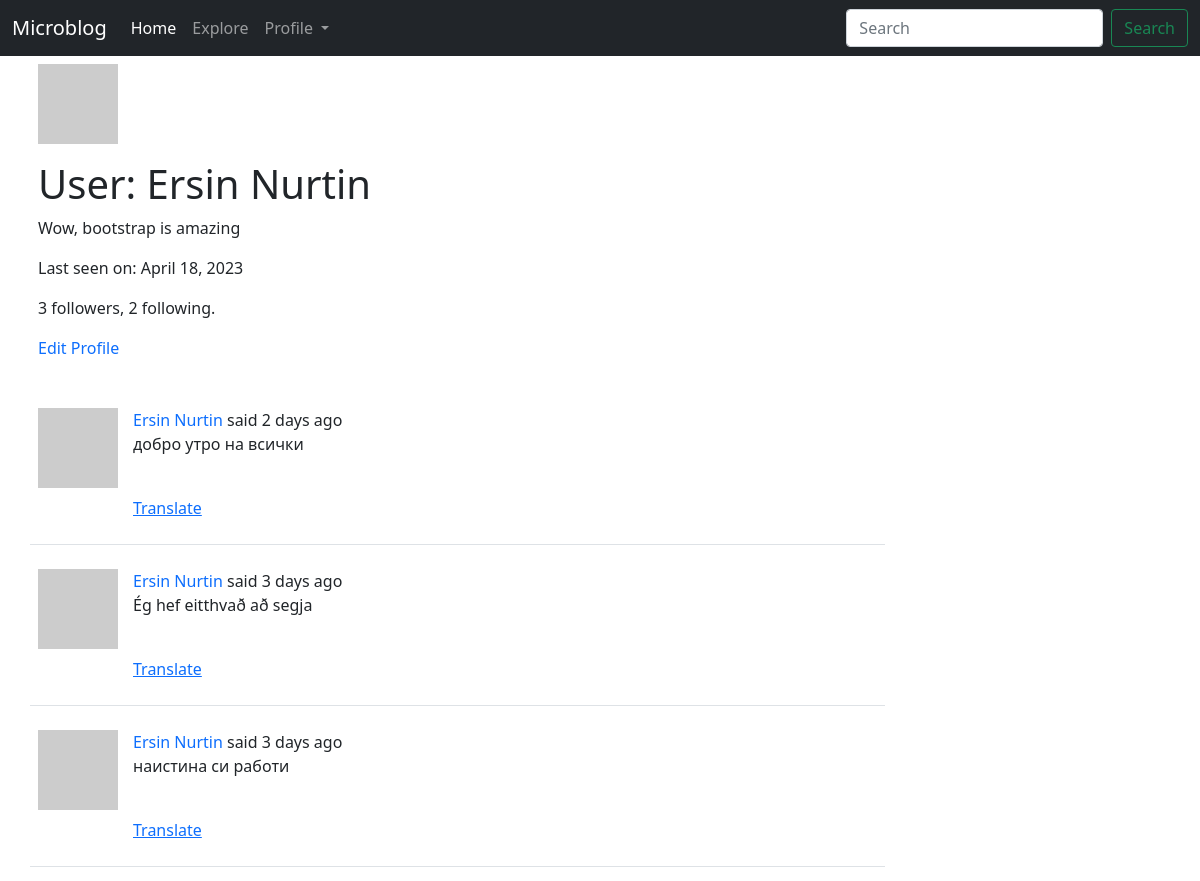
The page /user/Ersin Nurtin (signed in, upper part) on the database as committed earlier.
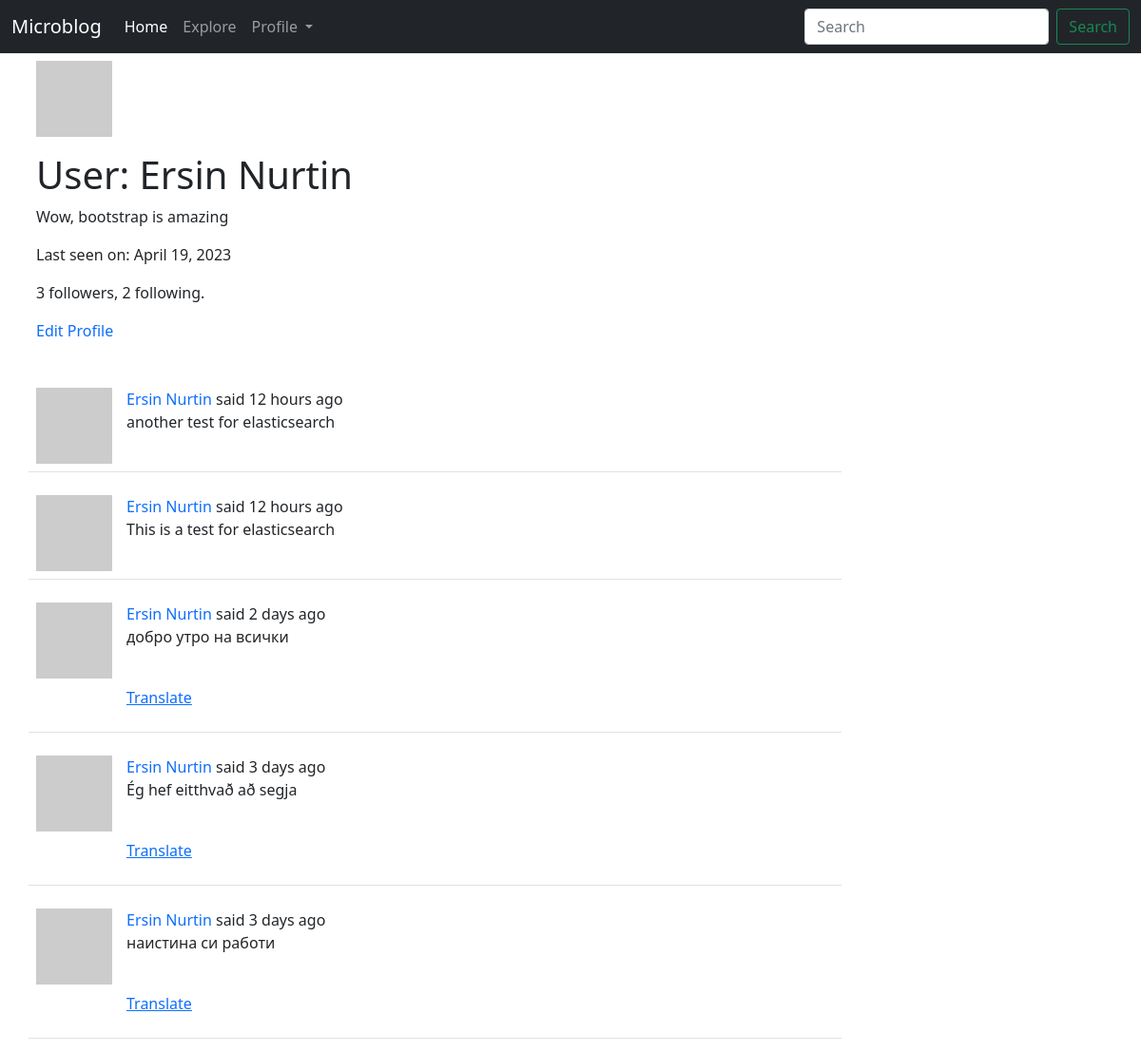
The same page on the database as committed later.
### app/models.py (models this page shows, shortened)
class User(UserMixin, db.Model):
	id = db.Column(db.Integer, primary_key=True)
	username = db.Column(db.String(64), index=True, unique=True)
	email = db.Column(db.String(120), index=True, unique=True)
	password_hash = db.Column(db.String(128))
	about_me = db.Column(db.String(140))
	last_seen = db.Column(db.DateTime, default=datetime.utcnow())
	posts = db.relationship('Post', backref='author', lazy='dynamic')
	followed = db.relationship(
		'User', secondary=followers,
		primaryjoin=(followers.c.follower_id == id),
		secondaryjoin=(followers.c.followed_id == id),
		backref=db.backref('followers', lazy='dynamic'), lazy='dynamic')
	def avatar(self, size):
		digest = md5(self.email.lower().encode('utf-8')).hexdigest()
		return f"https://www.gravatar.com/avatar/{digest}?d=identicon&s={size}"

class SearchableMixin:
	@classmethod
	def before_commit(cls, session):
		session._changes = {
			'add': list(session.new),
			'update': list(session.dirty),
			'delete': list(session.deleted)
		}
	@classmethod
	def after_commit(cls, session):
		for obj in session._changes['add']:
			if isinstance(obj, SearchableMixin):
				add_to_index(obj.__tablename__, obj)
		for obj in session._changes['update']:
			if isinstance(obj, SearchableMixin):
				add_to_index(obj.__tablename__, obj)
		for obj in session._changes['delete']:
			if isinstance(obj, SearchableMixin):
				remove_from_index(obj.__tablename__, obj)
		session._changes = None

class Post(SearchableMixin, db.Model):
	__searchable__ = ['body']
	id = db.Column(db.Integer, primary_key=True)
	body = db.Column(db.String(140))
	timestamp = db.Column(db.DateTime, index=True, default=datetime.utcnow)
	user_id = db.Column(db.Integer, db.ForeignKey('user.id'))
	language = db.Column(db.String(5))

### app/main/routes.py (the view)
@bp.route('/user/<username>')
@login_required
def user(username):
	user_ = User.query.filter_by(username=username).first_or_404()
	form = EmptyForm()
	page = request.args.get('page', 1, type=int)
	posts = user_.posts.order_by(Post.timestamp.desc()).paginate(
		page=page, per_page=current_app.config['POSTS_PER_PAGE'], error_out=False)
	next_url = url_for('main.user', username=user_.username, page=posts.next_num) if posts.has_next else '#'
	prev_url = url_for('main.user', username=user_.username, page=posts.prev_num) if posts.has_prev else '#'
	return render_template('user.html', user=user_, posts=posts.items, form=form, next_url=next_url, prev_url=prev_url)

### app/main/forms.py
class SearchForm(FlaskForm):
	q = StringField(_l('Search'), validators=[DataRequired()])
	s = SubmitField(_l('Search'))
	def __init__(self, *args, **kwargs):
		if 'formdata' not in kwargs:
			kwargs['formdata'] = request.args
		if 'meta' not in kwargs:
			kwargs['meta'] = {'csrf': False}
		super(SearchForm, self).__init__(*args, **kwargs)

class EmptyForm(FlaskForm):
	submit = SubmitField(_l('Submit'))

### app/__init__.py (called while the page is built)
def get_locale():
	user = getattr(g, 'user', None)
	if user is not None:
		return user.locale
	return request.accept_languages.best_match(current_app.config['LANGUAGES'])

### app/main/routes.py (called while the page is built)
@bp.before_app_request
def before_request():
	if current_user.is_authenticated:
		current_user.last_seen = datetime.utcnow()
		db.session.commit()
		g.search_form = SearchForm()
	g.locale = str(get_locale())

### app/models.py (called while the page is built)
@login.user_loader
def load_user(user_id):
	return User.query.get(int(user_id))

### app/templates/user.html (shortened to what this page needs)
{% extends "layout.html" %}
{% block content %}
<div class="container">
    <table class="table table-borderless">
        <tr class="row">
            <td>
                <img src="{{ user.avatar(128) }}" alt="user image"/>
            </td>
            <td>
                <h1>{{ _('User') }}: {{ user.username }}</h1>
                {% if user.about_me %}<p>{{ user.about_me }}</p>{% endif %}
                {% if user.last_seen %}<p>{{ _('Last seen on') }}: {{ moment(user.last_seen).format('LL') }}</p>{% endif %}
                <p>{{ user.followers.count() }} {{ _('followers') }}, {{ user.followed.count() }} {{ _('following') }}.</p>
                {% if user == current_user %}
                <p><a style="text-decoration: none" href="{{ url_for('main.edit_profile') }}">{{ _('Edit Profile') }}</a></p>
                {% else %}
                <p>
                    <form action="{{ url_for('main.unfollow', username=user.username) }}" method="post">
                        {{ form.hidden_tag() }}
                        {{ form.submit(class_='btn btn-secondary', value='Unfollow') }}
                    </form>
                {% endif %}
            </td>
        </tr>
    </table>
</div>
    {% for post in posts %}
        {% include '_post.html' %}
    {% endfor %}
{% endblock content %}

### app/templates/_post.html (shortened to what this page needs)
<div class="container">
    <table class="table table-hover">
      <tr class="row">
        <td class="col-1"><a href="{{ url_for('main.user', username=post.author.username) }}"><img src=" {{ post.author.avatar(70) }}" alt="user image"/></a>
        <td class="col-8">
          {{ _('%(username)s said %(when)s', username=user_link, when=moment(post.timestamp).fromNow()) }}
          <br>
          <p class="text-body"><span id="post{{ post.id }}">{{ post.body }}</span></p>
          {% if post.language and post.language != g.locale %}
            <br>
                <p><span id="translation{{ post.id }}">
                    <a href="javascript:translate(
                                '#post{{ post.id }}',
                                '#translation{{ post.id }}',
                                '{{ post.language }}',
                                '{{ g.locale }}');">{{ _('Translate') }}</a>
                </span></p>
          {% endif %}
        </td>
      </tr>
    </table>
</div>

Rows that differ between the two databases and show on the page:
changed User "Ersin Nurtin": last_seen "April 18, 2023" → "April 19, 2023"
added Post: body "another test for elasticsearch"
added Post: body "This is a test for elasticsearch"
